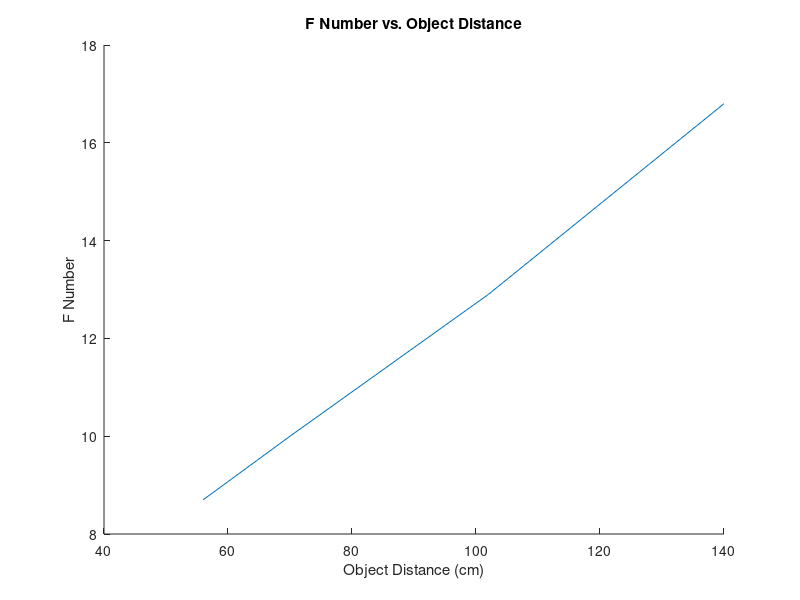

The MATLAB source for this figure:
%Values for F# and distance are taken from the Questar QM1 manufacturer's
%website. 
distances = [56, 70, 102, 140]; %cm
F_no = [8.7, 10, 12.9, 16.8];
hold on 
plot(distances, F_no);
title('F Number vs. Object Distance');
xlabel('Object Distance (cm)');
ylabel('F Number');
